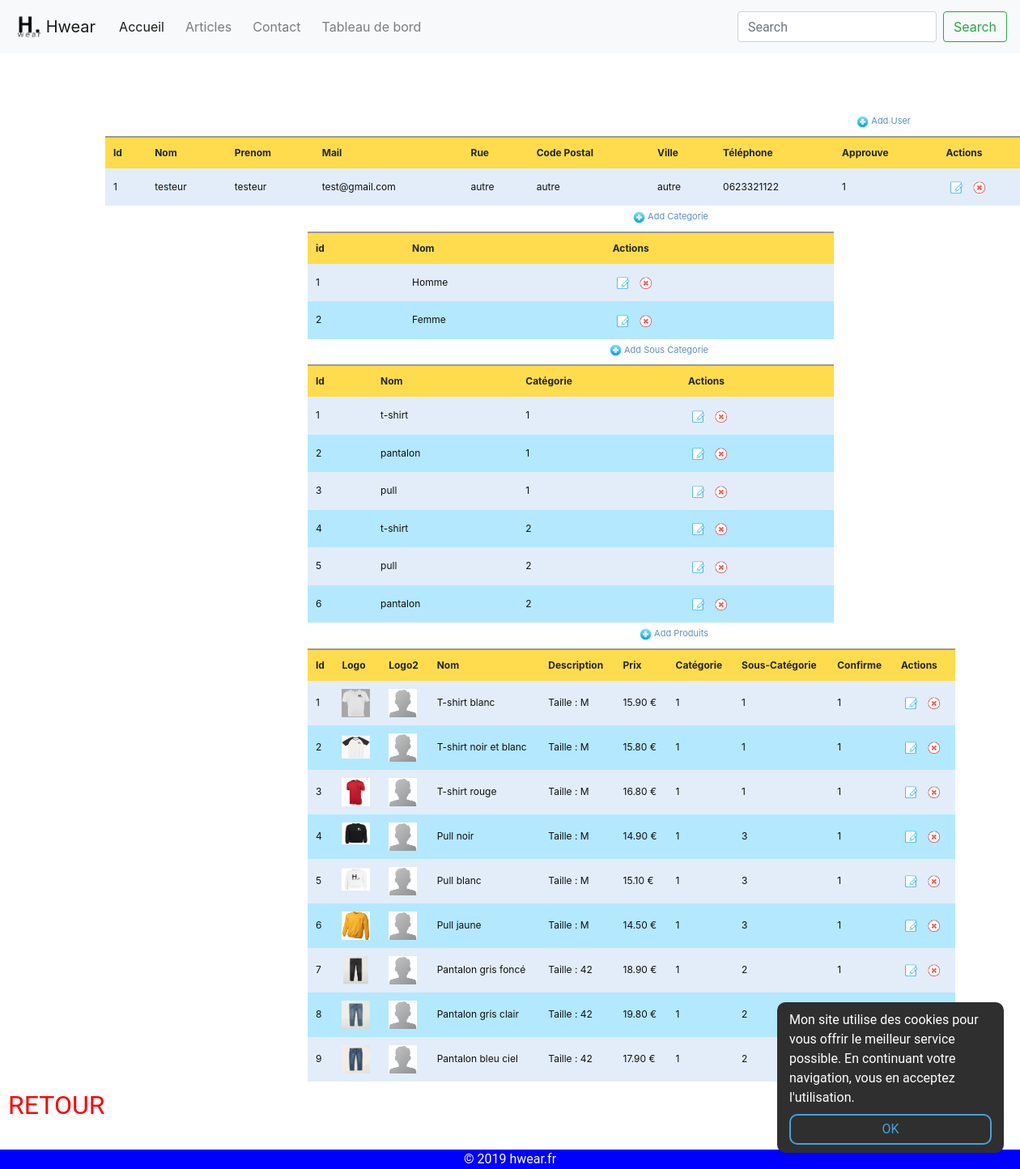
The page /crud/index.php (signed in) on the database its author committed.
### tables this page shows
CREATE TABLE IF NOT EXISTS `users`
(
    `id`          int(8)       NOT NULL AUTO_INCREMENT,
    `nom`         varchar(255) NOT NULL,
    `prenom`      varchar(255) NOT NULL,
    `mail`        varchar(255) NOT NULL,
    `password`    varchar(255) NOT NULL,
    `rue`         varchar(255) NOT NULL,
    `code_postal` varchar(255) NOT NULL,
    `ville`       varchar(255) NOT NULL,
    `telephone`   varchar(25)  NOT NULL,
    `approuve`    int(11) DEFAULT '0',
    PRIMARY KEY (`id`)
);

CREATE TABLE IF NOT EXISTS `categories`
(
    `id`       int(11)      NOT NULL AUTO_INCREMENT,
    `nom`      varchar(255) NOT NULL,
    `id_admin` int(11)      NOT NULL DEFAULT '1',
    PRIMARY KEY (`id`),
    KEY `FK_categories_id_admin` (`id_admin`)
);

CREATE TABLE IF NOT EXISTS `sous_categories`
(
    `id`           int(11)     NOT NULL AUTO_INCREMENT,
    `nom`          varchar(25) NOT NULL,
    `id_categorie` int(11)     NOT NULL,
    `id_admin`     int(11)     NOT NULL DEFAULT '1',
    PRIMARY KEY (`id`),
    KEY `FK_sous_categories_id_categories` (`id_categorie`),
    KEY `FK_sous_categories_id_admin` (`id_admin`)
);

CREATE TABLE IF NOT EXISTS `produits`
(
    `id`                int(11)      NOT NULL AUTO_INCREMENT,
    `nom`               varchar(255) NOT NULL,
    `description`       varchar(255) NOT NULL,
    `prix`              float        NOT NULL,
    `logo`              varchar(255) NOT NULL DEFAULT 'default.png',
    `logo2`             varchar(255) NOT NULL DEFAULT 'default.png',
    `id_categorie`      int(11)      NOT NULL,
    `id_sous_categorie` int(11)      NOT NULL,
    `id_admin`          int(11)      NOT NULL DEFAULT '1',
    `confirme`          int(11)      NOT NULL DEFAULT '0',
    PRIMARY KEY (`id`),
    KEY `FK_produit_id_sous_categories` (`id_sous_categorie`),
    KEY `FK_produit_id_admin` (`id_admin`)
);

### crud/index.php (called while the page is built, shortened)
<?php
$result = User::getAllUser();
$result2 = Categorie::getAllCategories();
$result3 = Categorie::getAllSousCategories();
$result4 = Produit::getAllProduits();
require_once("views/index.view.php");
?>

### include/class/Bdd.php (called while the page is built, shortened)
<?php
class Bdd
{
    private static $_instance = null;
    private function __construct()
    {
        $this->conn = new PDO('mysql:host=localhost;dbname=hwear;charset=utf8', 'root', '', array(PDO::ATTR_ERRMODE => PDO::ERRMODE_EXCEPTION));
    }
    public static function getInstance()
    {
        if (!static::$_instance) {
            static::$_instance = new Bdd();
        }
        return static::$_instance;
    }
}

### include/class/User.php (called while the page is built, shortened)
<?php
class User extends Bdd
{
    public static function getAllUser()
    {
        return Bdd::getInstance()->conn->query('SELECT * FROM `users` ORDER BY id DESC');
    }
}

### include/class/Categorie.php (called while the page is built, shortened)
<?php
class Categorie extends Bdd
{
    public static function getAllCategories()
    {
        return Bdd::getInstance()->conn->query('SELECT * FROM categories ORDER BY id')->fetchAll();
    }
    public static function getAllSousCategories()
    {
        return Bdd::getInstance()->conn->query('SELECT * FROM sous_categories ORDER BY id')->fetchAll();
    }
}

### include/class/Produit.php (called while the page is built, shortened)
<?php
class Produit extends Bdd
{
    public static function getAllProduits()
    {
        return Bdd::getInstance()->conn->query('SELECT * FROM produits ORDER BY id')->fetchAll();
    }
}

### crud/views/index.view.php (the view, shortened to what this page needs)
<div class="content">
    <form name="frmUser" method="post">
        <div style="width:1000px;">
            <div style="padding-bottom:5px;">
                <a style="display: block; text-align: right" href="add_user.php" class="link">
                    <img alt='Add'
                         title='Add' src='images/add.png' width='15px' height='15px'> Add
                    User</a></div>
            <table style="width: 1150px" border="0"
                   class="tblListForm" aria-describedby="liste users">
                <tr class="listheader">
                    <td>Id</td>
                    <td>Nom</td>
                    <td>Prenom</td>
                    <td>Mail</td>
                    <td>Rue</td>
                    <td>Code Postal</td>
                    <td>Ville</td>
                    <td>Téléphone</td>
                    <td>Approuve</td>
                    <td>Actions</td>
                </tr>
                <?php
                $i = 0;
                foreach ($result as $row) {
                    if ($i % 2 == 0) {
                        $classname = "evenRow";
                    }
                    else {
                        $classname = "oddRow";
                    }
                    ?>
                    <tr class="<?php if (isset($classname)) {
                        echo $classname;
                    } ?>">
                        <td><?php echo $row["id"] ?></td>
                        <td><?php echo $row["nom"]; ?></td>
                        <td><?php echo $row["prenom"]; ?></td>
                        <td><?php echo $row["mail"]; ?></td>
                        <td><?php echo $row["rue"]; ?></td>
                        <td><?php echo $row["code_postal"]; ?></td>
                        <td><?php echo $row["ville"]; ?></td>
                        <td><?php echo $row["telephone"]; ?></td>
                        <td><?php echo $row["approuve"]; ?></td>
                        <td><a href="edit_user.php?id=<?php echo $row["id"]; ?>" class="link">
                                <img alt='Edit' title='Edit' src='images/edit.png' width='15px' height='15px'></a>
                            <a href="delete_user.php?id=<?php echo $row["id"]; ?>" class="link">
                                <img alt='Delete'
                                     title='Delete' src='images/delete.png' width='15px' height='15px'></a>
                        </td>
                    </tr>
                    <?php
                    $i++;
                }
                ?>
            </table>
        </div>
    </form>
    <form name="frmUser" method="post">
        <div style="width:500px;">
            <div style="padding-bottom:5px;">
                <a style="display: block; text-align: right" href="add_cat.php" class="link">
                    <img alt='Add'
                         title='Add' src='images/add.png' width='15px' height='15px'> Add
                    Categorie</a>
            </div>
            <table style="width: 650px;" border="0" class="tblListForm" aria-describedby="liste catégories">
                <tr class="listheader">
                    <td>id</td>
                    <td>Nom</td>
                    <td>Actions</td>
                </tr>
                <?php
                $i = 0;
                foreach ($result2 as $row) {
                    if ($i % 2 == 0) {
                        $classname = "evenRow";
                    } else {
                        $classname = "oddRow";
                    }
                    ?>
                    <tr class="<?php if (isset($classname)) {
                        echo $classname;
                    } ?>">
                        <td><?php echo $row["id"]; ?></td>
                        <td><?php echo $row["nom"]; ?></td>
                        <td>
                            <a href="edit_cat.php?id=<?php echo $row["id"]; ?>" class="link">
                                <img alt='Edit'
                                     title='Edit' src='images/edit.png' width='15px' height='15px'>
                            </a>
                            <a href="delete_cat.php?id=<?php echo $row["id"]; ?>" class="link">
                                <img alt='Delete'
                                     title='Delete' src='images/delete.png' width='15px' height='15px'>
                            </a>
                        </td>
                    </tr>
                    <?php
                    $i++;
                }
                ?>
            </table>
        </div>
    </form>
    <form name="frmUser" method="post">
        <div style="width:500px;">
            <div style="padding-bottom:5px;">
                <a style="display: block; text-align: right" href="add_sous_cat.php" class="link">
                    <img alt='Add'
                         title='Add' src='images/add.png' width='15px' height='15px'> Add
                    Sous Categorie
                </a>
            </div>
            <table style="width: 650px;" border="0" class="tblListForm" aria-describedby="liste des sous catégories">
                <tr class="listheader">
                    <td>Id</td>
                    <td>Nom</td>
                    <td>Catégorie</td>
                    <td>Actions</td>
                </tr>
                <?php
                $i = 0;
                foreach ($result3 as $row) {
                    if ($i % 2 == 0) {
                        $classname = "evenRow";
                    } else {
                        $classname = "oddRow";
                    }
                    ?>
                    <tr class="<?php if (isset($classname)) {
                        echo $classname;
                    } ?>">
                        <td><?php echo $row['id'] ?></td>
                        <td><?php echo $row["nom"]; ?></td>
                        <td><?php echo $row["id_categorie"]; ?></td>
                        <td><a href="edit_sous_cat.php?id=<?php echo $row["id"]; ?>" class="link">
                                <img alt='Edit'
                                     title='Edit' src='images/edit.png' width='15px' height='15px'>
                            </a>
                            <a href="delete_sous_cat.php?id=<?php echo $row["id"]; ?>" class="link">
                                <img alt='Delete'
                                     title='Delete' src='images/delete.png' width='15px' height='15px'>
                            </a>
                        </td>
                    </tr>
                    <?php
                    $i++;
                }
                ?>
            </table>
        </div>
    </form>
    <form name="frmUser" method="post">
        <div style="width:500px;">
            <div style="padding-bottom:5px;">
                <a style="display: block; text-align: right" href="add_produits.php" class="link">
                    <img alt='Add'
                         title='Add' src='images/add.png' width='15px' height='15px'> Add
                    Produits
                </a>
            </div>
            <table style="width: 800px;" border="0"
                   class="tblListForm" aria-describedby="liste des produits">
                <tr class="listheader">
                    <td>Id</td>
                    <td>Logo</td>
                    <td>Logo2</td>
                    <td>Nom</td>
                    <td>Description</td>
                    <td>Prix</td>
                    <td>Catégorie</td>
                    <td>Sous-Catégorie</td>
                    <td>Confirme</td>
                    <td>Actions</td>
                </tr>
                <?php
                $i = 0;
                foreach ($result4 as $row) {
                    if ($i % 2 == 0) {
                        $classname = "evenRow";
                    } else {
                        $classname = "oddRow";
                    }
                    ?>
                    <tr class="<?php if (isset($classname)) {
                        echo $classname;
                    } ?>">
                        <td><?php echo $row['id']; ?></td>
                        <td>
                            <img src="../ressources/vetements/<?php echo $row['logo']; ?>"
                                 width="35" height="35" alt="première picture">
                        </td>
                        <td>
                            <img src="../ressources/vetements/<?php echo $row['logo2']; ?>"
                                 width="35" height="35" alt="deuxième picture">
                        </td>
                        <td><?php echo $row["nom"]; ?></td>
                        <td><?php echo $row["description"]; ?></td>
                        <td><?php echo number_format($row['prix'], 2, '.', ''); ?> €</td>
                        <td><?php echo $row["id_categorie"]; ?></td>
                        <td><?php echo $row["id_sous_categorie"]; ?></td>
                        <td><?php echo $row["confirme"]; ?></td>
                        <td><a href="edit_produits.php?id=<?php echo $row["id"]; ?>" class="link">
                                <img alt='Edit'
                                     title='Edit' src='images/edit.png' width='15px' height='15px'>
                            </a>
                            <a href="delete_produits.php?id=<?php echo $row["id"]; ?>" class="link">
                                <img alt='Delete'
                                     title='Delete' src='images/delete.png' width='15px' height='15px'>
                            </a>
                        </td>
                    </tr>
                    <?php
                    $i++;
                }
                ?>
            </table>
        </div>
    </form>
    <a href="../admin.php"><h2 style="color: red">RETOUR</h2></a>
</div>
<div style="position: relative; bottom:0">
    <?php
    require_once("../include/footer.php");
    ?>

### include/style.css (style rules this page uses)
html, body { width: 100%; height: 100%; margin: 0; }
a { text-decoration: none; }
.content { z-index: -1; width: 100%; margin-top: 70px; }
h2 { font-family: Roboto; font-weight: normal; padding: 0; margin: 0; }
.logform input, a { margin: 5px; }
.registerr input, h1, h2 { margin: 5px; }
.evenRow { background-color: #E2EDF9; font-size: 12px; color: #101010; }
.oddRow { background-color: #B3E8FF; font-size: 12px; color: #101010; }
.tblListForm { border-top: 2px #999999 solid; }
.listheader { background-color: #fedc4d; font-size: 12px; font-weight: bold; }
.link { text-decoration: none; color: #5e8fc7; font-size: 11px; }

### crud/views/index.view.php (style rules this page uses)
a { display: inline-block; }
td { padding: 10px; }
form { display: flex; justify-content: center; }

### rows shown on the page
users: id "1", nom "testeur", prenom "testeur", mail "test@gmail.com", rue "autre", code_postal "autre", ville "autre", telephone "0623321122", approuve "1"
categories: id "1", nom "Homme"
categories: id "2", nom "Femme"
sous_categories: id "1", nom "t-shirt", id_categorie "1"
sous_categories: id "2", nom "pantalon", id_categorie "1"
sous_categories: id "3", nom "pull", id_categorie "1"
sous_categories: id "4", nom "t-shirt", id_categorie "2"
sous_categories: id "5", nom "pull", id_categorie "2"
sous_categories: id "6", nom "pantalon", id_categorie "2"
produits: id "1", logo (picture), logo2 (placeholder picture), nom "T-shirt blanc", description "Taille : M", prix "15.90", id_categorie "1", id_sous_categorie "1", confirme "1"
produits: id "2", logo (picture), logo2 (placeholder picture), nom "T-shirt noir et blanc", description "Taille : M", prix "15.80", id_categorie "1", id_sous_categorie "1", confirme "1"
produits: id "3", logo (picture), logo2 (placeholder picture), nom "T-shirt rouge", description "Taille : M", prix "16.80", id_categorie "1", id_sous_categorie "1", confirme "1"
produits: id "4", logo (picture), logo2 (placeholder picture), nom "Pull noir", description "Taille : M", prix "14.90", id_categorie "1", id_sous_categorie "3", confirme "1"
produits: id "5", logo (picture), logo2 (placeholder picture), nom "Pull blanc", description "Taille : M", prix "15.10", id_categorie "1", id_sous_categorie "3", confirme "1"
produits: id "6", logo (picture), logo2 (placeholder picture), nom "Pull jaune", description "Taille : M", prix "14.50", id_categorie "1", id_sous_categorie "3", confirme "1"
produits: id "7", logo (picture), logo2 (placeholder picture), nom "Pantalon gris foncé", description "Taille : 42", prix "18.90", id_categorie "1", id_sous_categorie "2", confirme "1"
produits: id "8", logo (picture), logo2 (placeholder picture), nom "Pantalon gris clair", description "Taille : 42", prix "19.80", id_categorie "1", id_sous_categorie "2"
produits: id "9", logo (picture), logo2 (placeholder picture), nom "Pantalon bleu ciel", description "Taille : 42", prix "17.90", id_categorie "1", id_sous_categorie "2"
